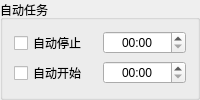
             <widget class="QGroupBox" name="groupBox_9">
              <property name="title">
               <string>自动任务</string>
              </property>
              <layout class="QVBoxLayout" name="verticalLayout_10">
               <item>
                <layout class="QHBoxLayout" name="horizontalLayout_11">
                 <property name="sizeConstraint">
                  <enum>QLayout::SetDefaultConstraint</enum>
                 </property>
                 <item>
                  <widget class="QCheckBox" name="checkBoxAutoStop">
                   <property name="text">
                    <string>自动停止</string>
                   </property>
                  </widget>
                 </item>
                 <item>
                  <widget class="QTimeEdit" name="timeEditStop">
                   <property name="alignment">
                    <set>Qt::AlignCenter</set>
                   </property>
                   <property name="currentSection">
                    <enum>QDateTimeEdit::HourSection</enum>
                   </property>
                   <property name="displayFormat">
                    <string>HH:mm</string>
                   </property>
                   <property name="calendarPopup">
                    <bool>false</bool>
                   </property>
                   <property name="timeSpec">
                    <enum>Qt::LocalTime</enum>
                   </property>
                   <property name="time">
                    <time>
                     <hour>0</hour>
                     <minute>0</minute>
                     <second>0</second>
                    </time>
                   </property>
                  </widget>
                 </item>
                </layout>
               </item>
               <item>
                <layout class="QHBoxLayout" name="horizontalLayout_10">
                 <property name="sizeConstraint">
                  <enum>QLayout::SetDefaultConstraint</enum>
                 </property>
                 <item>
                  <widget class="QCheckBox" name="checkBoxAutoStart">
                   <property name="text">
                    <string>自动开始</string>
                   </property>
                  </widget>
                 </item>
                 <item>
                  <widget class="QTimeEdit" name="timeEditStart">
                   <property name="alignment">
                    <set>Qt::AlignCenter</set>
                   </property>
                   <property name="currentSection">
                    <enum>QDateTimeEdit::HourSection</enum>
                   </property>
                   <property name="displayFormat">
                    <string>HH:mm</string>
                   </property>
                   <property name="calendarPopup">
                    <bool>false</bool>
                   </property>
                   <property name="timeSpec">
                    <enum>Qt::LocalTime</enum>
                   </property>
                   <property name="time">
                    <time>
                     <hour>0</hour>
                     <minute>0</minute>
                     <second>0</second>
                    </time>
                   </property>
                  </widget>
                 </item>
                </layout>
               </item>
              </layout>
             </widget>
